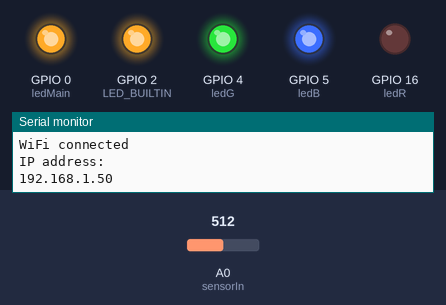
The sketch below on a simulated ESP8266 (NodeMCU). Shown: output pins drawn as LEDs (lit = HIGH, except the on-board LED, lit = LOW), the last lines printed to the serial monitor. The inputs (shaded band) are chosen by the test bench; at power-on: A0 (sensorIn) = 512. WiFi joins after 1.5 s; servers stay silent unless stated; uploads are accepted with an empty reply.

Above: at 3.35 s.
At 9.7 s:
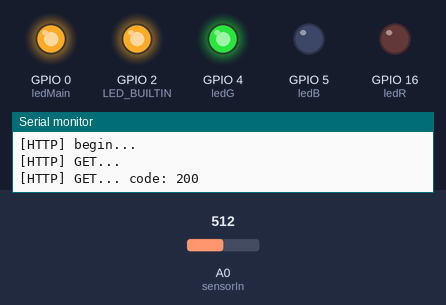
Timing chart, 0 to 17.1 s (numbered marks = the images above):
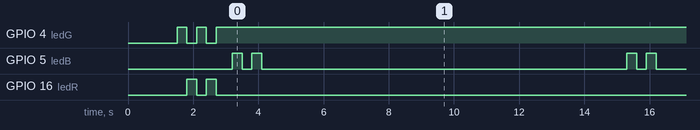

The sketch:

AmperCore.ino
```cpp
#include <Arduino.h>

#include <ESP8266WiFi.h>
#include <ESP8266WiFiMulti.h>

#include <ESP8266HTTPClient.h>
#include <string.h>
#define USE_SERIAL Serial

//#include <Scheduler.h>

ESP8266WiFiMulti WiFiMulti;

const int sensorIn = A0;
int mVperAmp = 66;

double Voltage = 0;
double VRMS = 0;
double AmpsRMS = 0;

int ledR = 16;
int ledB = 5;
int ledG = 4;
int ledMain = 0;


void setup(){
    USE_SERIAL.begin(115200);
    pinMode(ledR, OUTPUT);
    pinMode(ledB, OUTPUT);
    pinMode(ledG, OUTPUT);
    pinMode(ledMain, OUTPUT);

    USE_SERIAL.println();
    USE_SERIAL.println();
    USE_SERIAL.println();

    /*for(uint8_t t = 4; t > 0; t--) {
        USE_SERIAL.printf("[SETUP] WAIT %d...\n", t);
        USE_SERIAL.flush();
        delay(1000);
    }*/
    // We start by connecting to a WiFi network
    WiFiMulti.addAP("LAS NAVES OPEN", "");

    Serial.println();
    Serial.println();
    Serial.print("Wait for WiFi... ");
    pinMode(LED_BUILTIN, OUTPUT);
    while(WiFiMulti.run() != WL_CONNECTED) {
        Serial.print(".");
        delay(500);
    }
    digitalWrite(ledMain, HIGH);
    digitalWrite(ledG, HIGH);
    delay(300);
    digitalWrite(ledG, LOW);
    digitalWrite(ledR, HIGH);
    delay(300);
    digitalWrite(ledG, HIGH);
    digitalWrite(ledR, LOW);
    delay(300);
    digitalWrite(ledG, LOW);
    digitalWrite(ledR, HIGH);
    delay(300);
    digitalWrite(ledG, HIGH);
    digitalWrite(ledR, LOW);


    Serial.println("");
    Serial.println("WiFi connected");
    Serial.println("IP address: ");
    Serial.println(WiFi.localIP());

    delay(500);
    //Scheduler.startLoop(loop2);
 //Serial.begin(115200);
}

void loop(){

  digitalWrite(ledB, HIGH);
  delay(300);
  digitalWrite(ledB, LOW);
  delay(300);
  digitalWrite(ledB, HIGH);
  delay(300);
  digitalWrite(ledB, LOW);

  Voltage = getVPP();
  VRMS = (Voltage/2.0) *0.707;  //root 2 is 0.707
  AmpsRMS = (VRMS * 1000)/mVperAmp;
  Serial.print(AmpsRMS-0.15);
  Serial.println(" Amps RMS");

 sendToServer("consumption=" + String(AmpsRMS, 2));
 delay(10000);
}

float getVPP()
{
  float result;
  int readValue;             //value read from the sensor
  int maxValue = 0;          // store max value here
  int minValue = 1024;          // store min value here

   uint32_t start_time = millis();
   while((millis()-start_time) < 1000) //sample for 1 Sec
   {
       readValue = analogRead(sensorIn);
       // see if you have a new maxValue
       if (readValue > maxValue)
       {
           /*record the maximum sensor value*/
           maxValue = readValue;
       }
       if (readValue < minValue)
       {
           /*record the minimum sensor value*/
           minValue = readValue;
       }
   }


   // Subtract min from max
   result = ((maxValue - minValue) * 5.0)/1024.0;

   return result;
}

void sendToServer(String value){
  // wait for WiFi connection
    if((WiFiMulti.run() == WL_CONNECTED)) {

        HTTPClient http;

        USE_SERIAL.print("[HTTP] begin...\n");
        // configure traged server and url
        //http.begin("https://192.168.1.12/test.html", "7a 9c f4 db 40 d3 62 5a 6e 21 bc 5c cc 66 c8 3e a1 45 59 38"); //HTTPS
        http.begin("http://amper.herokuapp.com/real-time-data/post_from_arduino/?" + value); //HTTP
        http.addHeader("User-Agent", "amper");
        USE_SERIAL.print("[HTTP] GET...\n");
        // start connection and send HTTP header
        int httpCode = http.GET();

        // httpCode will be negative on error
        if(httpCode > 0) {
            // HTTP header has been send and Server response header has been handled
            USE_SERIAL.printf("[HTTP] GET... code: %d\n", httpCode);

            // file found at server
            if(httpCode == HTTP_CODE_OK) {
                String payload = http.getString();
                USE_SERIAL.println(payload);
            }
        } else {
            USE_SERIAL.printf("[HTTP] GET... failed, error: %s\n", http.errorToString(httpCode).c_str());
        }

        http.end();
    }
  }


int brightness = 0;    // how bright the LED is
int fadeAmount = 5;

  void loop2() {
 analogWrite(ledMain, brightness);

  // change the brightness for next time through the loop:
  brightness = brightness + fadeAmount;

  // reverse the direction of the fading at the ends of the fade:
  if (brightness <= 0 || brightness >= 255) {
    fadeAmount = -fadeAmount;
  }
  // wait for 30 milliseconds to see the dimming effect
  delay(30);
}
```

Measured:
- by itself, GPIO 5 (ledB): repeats every 12.1 s: LOW 0.30 s, HIGH 0.30 s, LOW 11.2 s, HIGH 0.30 s
- by itself, everything shown: repeats every 12.1 s, in 4 steps
